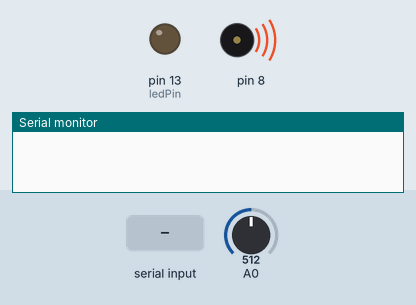
This sketch was run on a simulated Arduino Uno, built with avr-gcc and run on an emulated ATmega328P. On the bench: output pins drawn as LEDs (lit = HIGH), buzzer (waves = sounding), the last lines printed to the serial monitor. The inputs (shaded band) are chosen by the test bench; at power-on: A0 = 512.

Above: at 6.2 s.
6.3 s: "LED_ON\n" received over Serial
At 7.2 s:
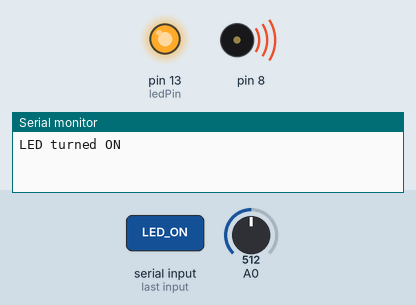
7.8 s: "LED_OFF\n" received over Serial
At 8.4 s:
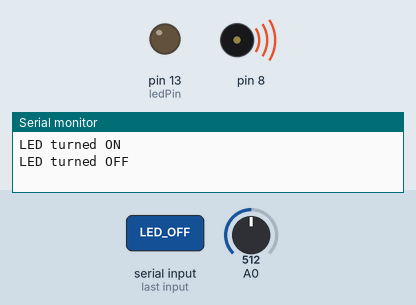
Timing chart, 0 to 10.8 s (numbered marks = the images above; inputs shaded):
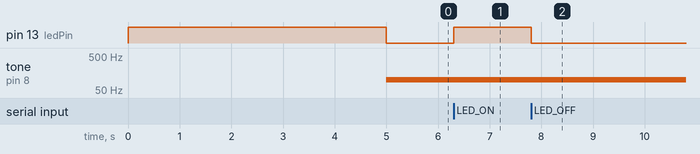

Measured:
- after the input at 6.3 s, pin 13 (ledPin): LOW → HIGH at once
- after the input at 7.8 s, pin 13 (ledPin): HIGH → LOW at once

The sketch:

sketch_may17a.ino
```cpp
int sensorValue;
int sensorLow = 1023;
int sensorHigh = 0;
int pitchLow = 100;
int pitchHigh =1000;
int pitch = pitchLow;
int mode = 1;

const int ledPin = 13;

void setup() {

  Serial.begin(9600);

  pinMode(ledPin, OUTPUT);
  digitalWrite(ledPin, HIGH);

  while(millis() < 5000) {
    sensorValue = analogRead(A0);
    if (sensorValue > sensorHigh){
      sensorHigh = sensorValue;
    }
    if (sensorValue < sensorLow){
      sensorLow=sensorValue;
    }
    // Serial.print(sensorValue);
  }
  digitalWrite(ledPin,LOW);
}

void loop() {
  // put your main code here, to run repeatedly:

  sensorValue = analogRead(A0);

  if(mode == 1){
    pitch = map(sensorValue,sensorLow,sensorHigh, pitchLow, pitchHigh);
  }
  else{
    pitch = pitchLow;
  }


  tone(8,pitch,20);

  handleCLI();

  //Serial.print(sensorValue);
 // Serial.print("\n");
 // Serial.  digitalWrite(ledPin, LOW);  // Turn LED offprint(pitch);
 // Serial.print("\n");
}

void handleCLI(){

  if (Serial.available() > 0) {
    String command = Serial.readStringUntil('\n');  // Read the incoming command

    command.trim(); // Remove any leading/trailing spaces or newline characters

    // Process commands
    if (command == "LED_ON") {
      digitalWrite(ledPin, HIGH);  // Turn LED on
      Serial.println("LED turned ON");
    }
    else if (command == "LED_OFF") {
      digitalWrite(ledPin, LOW);  // Turn LED off
      Serial.println("LED turned OFF");
    }
    else if (command == "SENSORVAL") {
      Serial.println(sensorValue);
    }
    else if (command == "STATUS") {
      if (digitalRead(ledPin) == HIGH) {
        Serial.println("LED is ON");
      } else {
        Serial.println("LED is OFF");
      }
    }
    else if (command == "MODE1") {
     mode=1;
    }
    else if (command == "MODE0") {
     mode=0;
    }
    else {
      Serial.println("Unknown command");
    }
  }


}
```
